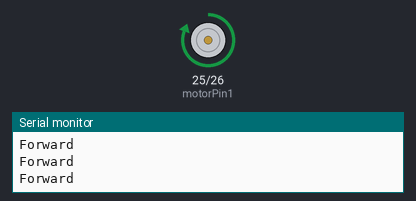
This sketch was run on a simulated ESP32. On the bench: motor-driver pin pairs drawn as motors (green arrow = first pin HIGH = forward, orange = second pin HIGH = backward, longer = more drive, scaled by the enable pin), the last lines printed to the serial monitor.

Above: at 5.5 s.
At 12.0 s:
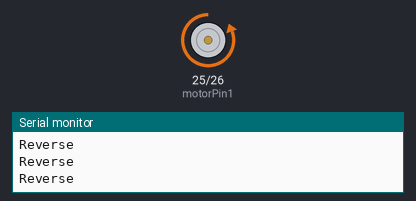
Timing chart, 0 to 19.2 s (numbered marks = the images above):
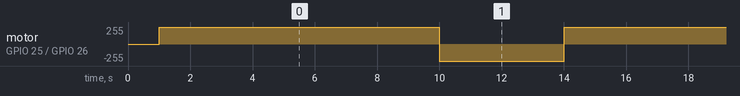

The sketch:

Motor_millis_rev_for.ino
```cpp
// Motor Driver Connections
const int motorPin1 = 25; // Motor Driver Input 1
const int motorPin2 = 26; // Motor Driver Input 2
int PWMA = 32;

// Motor Rotation Time Variables
unsigned long startTime = 0;
unsigned long currentTime = 0;
bool forward = true; // Indicates whether the motor is currently rotating forward or reverse

void setup() {
  // Set motor driver pins as output
  pinMode(motorPin1, OUTPUT);
  pinMode(motorPin2, OUTPUT);
  pinMode(PWMA, OUTPUT);
  Serial.begin(9600);
  delay(1000);
}

void loop() {
  // Check if it's time to change the motor direction
  currentTime = millis();
  if (forward && (currentTime - startTime >= 10000)) {
    forward = false;
    startTime = currentTime;
    Serial.println("debug1");
  } else if (!forward && (currentTime - startTime >= 4000)) {
    forward = true;
    startTime = currentTime;
    Serial.println("debug2");

  }

  // Rotate the motor in the current direction
  if (forward) {
    digitalWrite(motorPin1, HIGH);
    digitalWrite(motorPin2, LOW);
    digitalWrite(PWMA, 255);

    Serial.println("Forward");

  } else {
    digitalWrite(motorPin1, LOW);
    digitalWrite(motorPin2, HIGH);
    digitalWrite(PWMA, 255);
    Serial.println("Reverse");

  }
  delay(500);
}
```

Measured:
- by itself, motor on GPIO 25 (motorPin1) / GPIO 26 (motorPin2): alternates forward 255/255 for 10.0 s and backward 255/255 for 4.0 s
